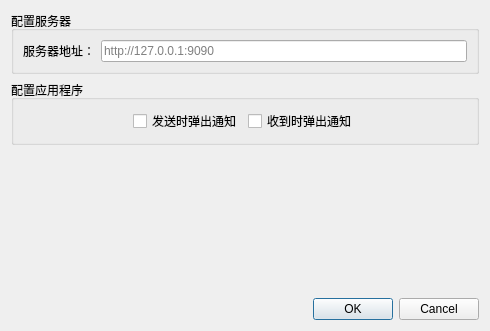
<?xml version="1.0" encoding="UTF-8"?>
<ui version="4.0">
 <class>ConfigDialog</class>
 <widget class="QDialog" name="ConfigDialog">
  <property name="geometry">
   <rect>
    <x>0</x>
    <y>0</y>
    <width>490</width>
    <height>331</height>
   </rect>
  </property>
  <property name="windowTitle">
   <string>Dialog</string>
  </property>
  <layout class="QGridLayout" name="gridLayout_2">
   <item row="0" column="0">
    <widget class="QGroupBox" name="groupBox">
     <property name="title">
      <string>配置服务器</string>
     </property>
     <layout class="QGridLayout" name="gridLayout">
      <item row="0" column="0">
       <widget class="QLabel" name="label">
        <property name="text">
         <string>服务器地址：</string>
        </property>
       </widget>
      </item>
      <item row="0" column="1">
       <widget class="QLineEdit" name="lineEdit_server_address">
        <property name="placeholderText">
         <string>http://127.0.0.1:9090</string>
        </property>
       </widget>
      </item>
     </layout>
    </widget>
   </item>
   <item row="2" column="0">
    <spacer name="verticalSpacer">
     <property name="orientation">
      <enum>Qt::Vertical</enum>
     </property>
     <property name="sizeHint" stdset="0">
      <size>
       <width>20</width>
       <height>235</height>
      </size>
     </property>
    </spacer>
   </item>
   <item row="3" column="0">
    <widget class="QDialogButtonBox" name="buttonBox">
     <property name="standardButtons">
      <set>QDialogButtonBox::Cancel|QDialogButtonBox::Ok</set>
     </property>
    </widget>
   </item>
   <item row="1" column="0">
    <widget class="QGroupBox" name="groupBox_2">
     <property name="title">
      <string>配置应用程序</string>
     </property>
     <layout class="QHBoxLayout" name="horizontalLayout">
      <item>
       <spacer name="horizontalSpacer">
        <property name="orientation">
         <enum>Qt::Horizontal</enum>
        </property>
        <property name="sizeHint" stdset="0">
         <size>
          <width>40</width>
          <height>20</height>
         </size>
        </property>
       </spacer>
      </item>
      <item>
       <widget class="QCheckBox" name="check_notify_send">
        <property name="text">
         <string>发送时弹出通知</string>
        </property>
       </widget>
      </item>
      <item>
       <widget class="QCheckBox" name="check_notify_recv">
        <property name="text">
         <string>收到时弹出通知</string>
        </property>
       </widget>
      </item>
      <item>
       <spacer name="horizontalSpacer_2">
        <property name="orientation">
         <enum>Qt::Horizontal</enum>
        </property>
        <property name="sizeHint" stdset="0">
         <size>
          <width>40</width>
          <height>20</height>
         </size>
        </property>
       </spacer>
      </item>
     </layout>
    </widget>
   </item>
  </layout>
 </widget>
 <resources/>
 <connections>
  <connection>
   <sender>buttonBox</sender>
   <signal>accepted()</signal>
   <receiver>ConfigDialog</receiver>
   <slot>accept()</slot>
   <hints>
    <hint type="sourcelabel">
     <x>244</x>
     <y>308</y>
    </hint>
    <hint type="destinationlabel">
     <x>244</x>
     <y>165</y>
    </hint>
   </hints>
  </connection>
  <connection>
   <sender>buttonBox</sender>
   <signal>rejected()</signal>
   <receiver>ConfigDialog</receiver>
   <slot>reject()</slot>
   <hints>
    <hint type="sourcelabel">
     <x>244</x>
     <y>308</y>
    </hint>
    <hint type="destinationlabel">
     <x>244</x>
     <y>165</y>
    </hint>
   </hints>
  </connection>
 </connections>
</ui>
